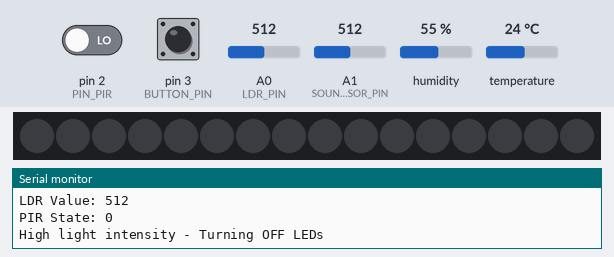
A sketch run on a simulated Arduino Uno, built with avr-gcc and run on an emulated ATmega328P. Parts: 16 RGB LEDs in strip order, left to right, the last lines printed to the serial monitor. Inputs (shaded band) come from the test bench; at power-on: pin 3 (BUTTON_PIN) HIGH, A1 (SOUND_SENSOR_PIN) = 512, temperature 24 °C, pin 2 (PIN_PIR) LOW, A0 (LDR_PIN) = 512, humidity 55 %. Dim RGB values are drawn brighter than linear.

Above: at 1.8 s.
1.9 s: pin 3 (BUTTON_PIN) pulled LOW for 1.25 s
At 2.9 s:
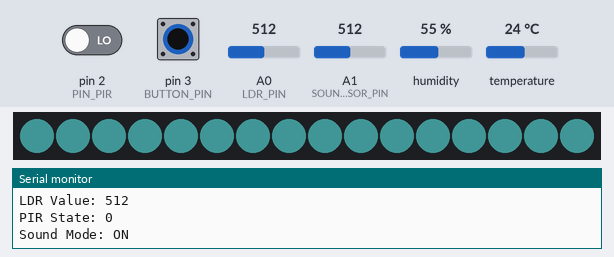
6.8 s: A1 (SOUND_SENSOR_PIN) set to 992
At 11.1 s:
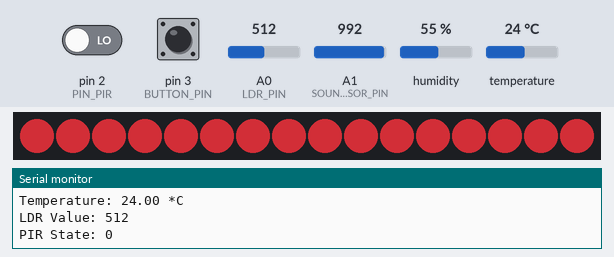
12.9 s: temperature set to 12 °C
At 17.4 s:
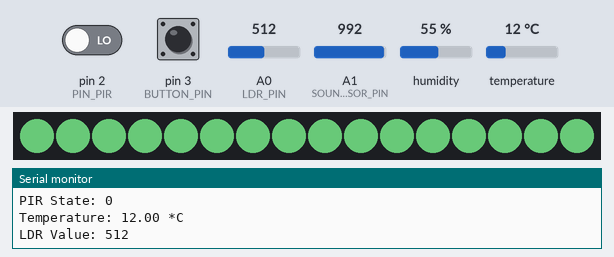
17.8 s: A1 (SOUND_SENSOR_PIN) set to 30
At 21.1 s:
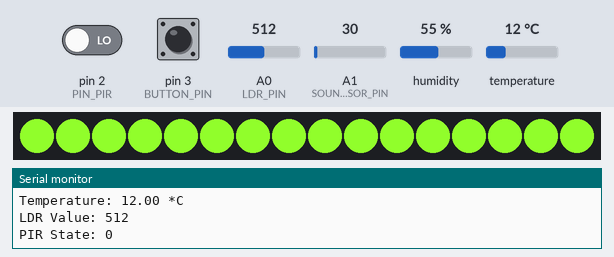
23.9 s: temperature set to 19 °C
At 25.0 s:
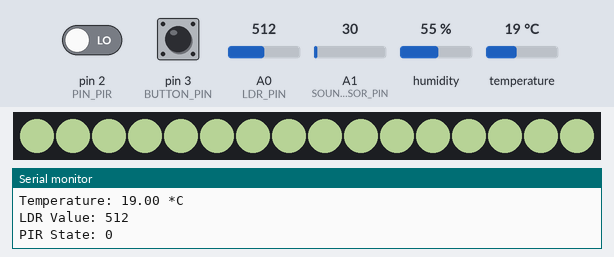
28.9 s: A1 (SOUND_SENSOR_PIN) set to 6
At 38.4 s:
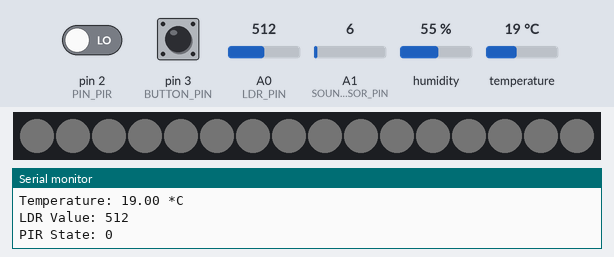
Timing chart, 0 to 38.9 s (numbered marks = the images above; inputs shaded):
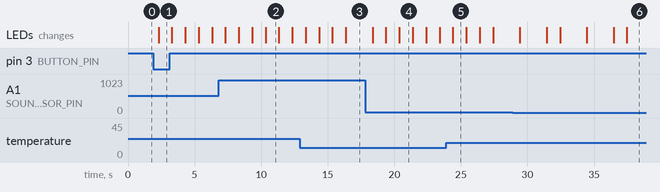

The sketch:

final_code.ino
```cpp
#include <Adafruit_NeoPixel.h>
#include <DHT.h>

#define PIN_NEOPIXEL 6
#define NUMPIXELS    16
#define PIN_DHT      7
#define DHTTYPE      DHT22
#define PIN_PIR      2
#define LDR_PIN      A0
#define SOUND_SENSOR_PIN A1
#define BUTTON_PIN   3
#define DARK_THRESHOLD 600
#define SOUND_SAMPLES 10
#define MOTION_TIMEOUT 30000000
#define FADE_INTERVAL 100

Adafruit_NeoPixel pixels(NUMPIXELS, PIN_NEOPIXEL, NEO_GRB + NEO_KHZ800);
DHT dht(PIN_DHT, DHTTYPE);
bool soundMode = false;
unsigned long lastMotionTime = 0;
int soundReadings[SOUND_SAMPLES];
int soundIndex = 0;
bool isFading = false;

void setup() {
  pixels.begin();
  dht.begin();
  pinMode(PIN_PIR, INPUT);
  pinMode(LDR_PIN, INPUT);
  pinMode(SOUND_SENSOR_PIN, INPUT);
  pinMode(BUTTON_PIN, INPUT_PULLUP);
  Serial.begin(9600);
  Serial.println("Setup completed.");
}

void loop() {
  float temperature = dht.readTemperature();
  int ldrValue = analogRead(LDR_PIN);
  int pirState = digitalRead(PIN_PIR);

  if (isnan(temperature)) {
    Serial.println("Failed to read from DHT sensor!");
    return;
  }

  Serial.print("Temperature: ");
  Serial.print(temperature);
  Serial.println(" *C");

  Serial.print("LDR Value: ");
  Serial.println(ldrValue);

  Serial.print("PIR State: ");
  Serial.println(pirState);

  if (digitalRead(BUTTON_PIN) == LOW) {
    soundMode = !soundMode;
    isFading = false;
    Serial.print("Sound Mode: ");
    Serial.println(soundMode ? "ON" : "OFF");
    delay(200); // Anti-shake delay
  }

  uint32_t currentColor = temperatureToColor(temperature);

  if (soundMode) {
    int soundValue = analogRead(SOUND_SENSOR_PIN);
    soundReadings[soundIndex++] = soundValue;
    if (soundIndex >= SOUND_SAMPLES) soundIndex = 0;

    int averageSound = 0;
    for (int i = 0; i < SOUND_SAMPLES; i++) {
      averageSound += soundReadings[i];
    }
    averageSound /= SOUND_SAMPLES;

    int brightness = map(averageSound, 0, 1023, 0, 255);
    brightness = constrain(brightness, 0, 255);
    setPixelColorWithBrightness(currentColor, brightness);
  } else {
    if (ldrValue > DARK_THRESHOLD) {
      if (pirState == HIGH) {
        lastMotionTime = millis();
        setPixelColorWithBrightness(currentColor, 100);
        isFading = false;
        Serial.println("Motion detected - Lights ON");
      } else if (millis() - lastMotionTime > MOTION_TIMEOUT) {
        if (!isFading) {
          fadeToBrightness(10, currentColor);
          isFading = true;
          Serial.println("No motion detected - Fading to 10%");
        }
      }
    }
    if (ldrValue <= DARK_THRESHOLD && isFading) {
      // Turning off the light when the brightness has decreased and the light intensity has increased
      pixels.clear();
      pixels.show();
      isFading = false;
      Serial.println("Light intensity increased - Turning OFF LEDs");
    } else if (ldrValue <= DARK_THRESHOLD && !isFading) {
      // High light intensity, turn off lights
      pixels.clear();
      pixels.show();
      Serial.println("High light intensity - Turning OFF LEDs");
    }
  }

  delay(1000);
}

void setColorBasedOnTemperature(float temperature, int brightness) {
  uint32_t color = temperatureToColor(temperature);
  setPixelColorWithBrightness(color, brightness);
}

void fadeToBrightness(int targetBrightness, uint32_t color) {
  int currentBrightness = getAverageBrightness();
  while (currentBrightness != targetBrightness) {
    setPixelColorWithBrightness(color, currentBrightness);
    pixels.show();
    currentBrightness += (currentBrightness < targetBrightness) ? 1 : -1;
    delay(FADE_INTERVAL);
  }
  setPixelColorWithBrightness(color, targetBrightness);
  pixels.show();
  isFading = false;
}

void setPixelColorWithBrightness(uint32_t color, int brightness) {
  uint8_t r = (uint8_t)(brightness * ((color >> 16) & 0xFF) / 100);
  uint8_t g = (uint8_t)(brightness * ((color >> 8) & 0xFF) / 100);
  uint8_t b = (uint8_t)(brightness * (color & 0xFF) / 100);

  for (int i = 0; i < NUMPIXELS; i++) {
    pixels.setPixelColor(i, r, g, b);
  }
  pixels.show();
}

int getAverageBrightness() {
  uint32_t color = pixels.getPixelColor(0);
  return (int)(((color >> 16) & 0xFF) + ((color >> 8) & 0xFF) + (color & 0xFF)) / 3;
}

uint32_t temperatureToColor(float temperature) {
  const float minTemp = 10.0;
  const float maxTemp = 30.0;

  float t = (temperature - minTemp) / (maxTemp - minTemp);
  t = constrain(t, 0.0, 1.0);

  int lowR = 255, lowG = 140, lowB = 0;
  int highR = 0, highG = 191, highB = 255;

  int r = lowR + (highR - lowR) * t;
  int g = lowG + (highG - lowG) * t;
  int b = lowB + (highB - lowB) * t;

  return pixels.Color(r, g, b);
}
```

Measured:
- after the input at 1.9 s, the LEDs: change after 0.39 s (image 1)
- after the input at 12.9 s, the LEDs: first differ from a run without the input after 1.5 s (image 3 shows a later state)
- after the input at 17.8 s, the LEDs: first change after 0.57 s (image 4 shows a later state)
- after the input at 23.9 s, the LEDs: change after 0.50 s (image 5)
